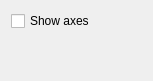
<ui version="4.0" >
 <class>ConfigureStepGeneralWidget</class>
 <widget class="QWidget" name="ConfigureStepGeneralWidget" >
  <property name="geometry" >
   <rect>
    <x>0</x>
    <y>0</y>
    <width>153</width>
    <height>81</height>
   </rect>
  </property>
  <property name="windowTitle" >
   <string>Form</string>
  </property>
  <layout class="QVBoxLayout" >
   <item>
    <widget class="QCheckBox" name="kcfg_showAxes" >
     <property name="text" >
      <string>Show axes</string>
     </property>
    </widget>
   </item>
   <item>
    <spacer>
     <property name="orientation" >
      <enum>Qt::Vertical</enum>
     </property>
     <property name="sizeHint" >
      <size>
       <width>20</width>
       <height>40</height>
      </size>
     </property>
    </spacer>
   </item>
  </layout>
 </widget>
 <resources/>
 <connections/>
</ui>
